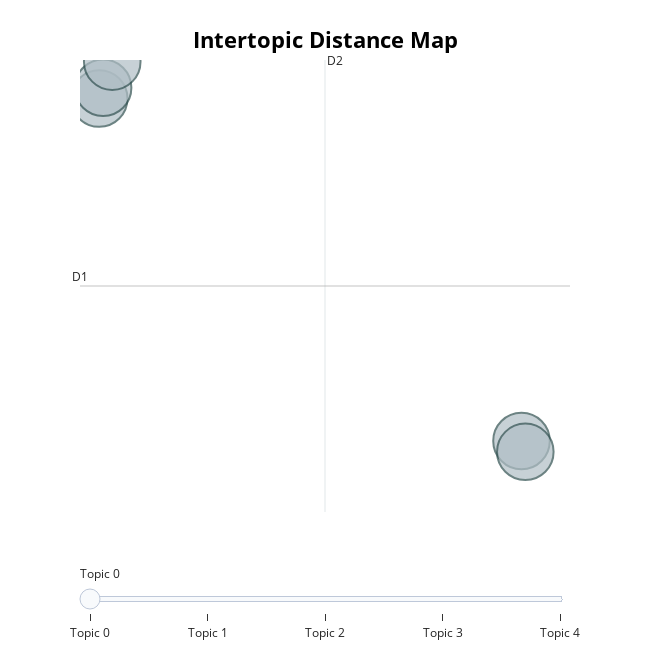

Source (notebook cell):
### Code cell
topic_model.visualize_topics()

### Figure 1 — Plotly figure (JSON) as saved in the notebook; plotly's stock layout.template omitted (floating-point values rounded to 4 significant figures)
{"data": [{"customdata": [[0, "the | of | or | shares | to", 100], [1, "cashr | bahamas | ee | transaction | receipt", 100], [2, "500 | sac | 150 | fees | 1000", 100], [3, "government | penalty | 52500 | plus | fee", 100], [4, "fund | the | act | herman | title", 100]], "hovertemplate": "<b>Topic %{customdata[0]}</b><br>%{customdata[1]}<br>Size: %{customdata[2]}", "legendgroup": "", "marker": {"color": "#B0BEC5", "line": {"color": "DarkSlateGrey", "width": 2}, "size": [100, 100, 100, 100, 100], "sizemode": "area", "sizeref": 0.0625, "symbol": "circle"}, "mode": "markers", "name": "", "orientation": "v", "showlegend": false, "type": "scatter", "x": [31.41, -13.68, -13.27, -12.29, 31.81], "xaxis": "x", "y": [-14.55, -1.783, -1.382, -0.4078, -14.96], "yaxis": "y"}], "layout": {"annotations": [{"showarrow": false, "text": "D1", "x": -15.73, "y": -8.774, "yshift": 10}, {"showarrow": false, "text": "D2", "x": 10.43, "xshift": 10, "y": -0.3466}], "height": 650, "hoverlabel": {"bgcolor": "white", "font": {"family": "Rockwell", "size": 16}}, "legend": {"itemsizing": "constant", "tracegroupgap": 0}, "margin": {"t": 60}, "shapes": [{"line": {"color": "#CFD8DC", "width": 2}, "type": "line", "x0": 10.43, "x1": 10.43, "y0": -17.2, "y1": -0.3466}, {"line": {"color": "#9E9E9E", "width": 2}, "type": "line", "x0": -15.73, "x1": 36.58, "y0": -8.774, "y1": -8.774}], "sliders": [{"active": 0, "pad": {"t": 50}, "steps": [{"args": [{"marker.color": [["red", "#B0BEC5", "#B0BEC5", "#B0BEC5", "#B0BEC5"]]}], "label": "Topic 0", "method": "update"}, {"args": [{"marker.color": [["#B0BEC5", "red", "#B0BEC5", "#B0BEC5", "#B0BEC5"]]}], "label": "Topic 1", "method": "update"}, {"args": [{"marker.color": [["#B0BEC5", "#B0BEC5", "red", "#B0BEC5", "#B0BEC5"]]}], "label": "Topic 2", "method": "update"}, {"args": [{"marker.color": [["#B0BEC5", "#B0BEC5", "#B0BEC5", "red", "#B0BEC5"]]}], "label": "Topic 3", "method": "update"}, {"args": [{"marker.color": [["#B0BEC5", "#B0BEC5", "#B0BEC5", "#B0BEC5", "red"]]}], "label": "Topic 4", "method": "update"}]}], "title": {"font": {"color": "Black", "size": 22}, "text": "<b>Intertopic Distance Map</b>", "x": 0.5, "xanchor": "center", "y": 0.95, "yanchor": "top"}, "width": 650, "xaxis": {"anchor": "y", "domain": [0, 1], "range": [-15.73, 36.58], "title": {"text": ""}, "visible": false}, "yaxis": {"anchor": "x", "domain": [0, 1], "range": [-17.2, -0.3466], "title": {"text": ""}, "visible": false}}}
